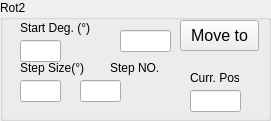
   <widget class="QGroupBox" name="rot2Box">
    <property name="geometry">
     <rect>
      <x>290</x>
      <y>570</y>
      <width>271</width>
      <height>121</height>
     </rect>
    </property>
    <property name="title">
     <string>Rot2</string>
    </property>
    <widget class="QLineEdit" name="start2Edit_3">
     <property name="geometry">
      <rect>
       <x>20</x>
       <y>40</y>
       <width>41</width>
       <height>22</height>
      </rect>
     </property>
    </widget>
    <widget class="QPushButton" name="rot2Button_2">
     <property name="geometry">
      <rect>
       <x>180</x>
       <y>20</y>
       <width>79</width>
       <height>31</height>
      </rect>
     </property>
     <property name="font">
      <font>
       <pointsize>12</pointsize>
      </font>
     </property>
     <property name="text">
      <string>Move to</string>
     </property>
    </widget>
    <widget class="QLineEdit" name="stage2step1Edit_3">
     <property name="geometry">
      <rect>
       <x>20</x>
       <y>80</y>
       <width>41</width>
       <height>22</height>
      </rect>
     </property>
    </widget>
    <widget class="QLineEdit" name="stage2step1NOEdit_3">
     <property name="geometry">
      <rect>
       <x>80</x>
       <y>80</y>
       <width>41</width>
       <height>22</height>
      </rect>
     </property>
    </widget>
    <widget class="QLineEdit" name="rot2Pos">
     <property name="geometry">
      <rect>
       <x>120</x>
       <y>30</y>
       <width>51</width>
       <height>22</height>
      </rect>
     </property>
    </widget>
    <widget class="QLineEdit" name="stage1CurrentPos_3">
     <property name="geometry">
      <rect>
       <x>190</x>
       <y>90</y>
       <width>51</width>
       <height>22</height>
      </rect>
     </property>
     <property name="mytype" stdset="0">
      <string>disp</string>
     </property>
    </widget>
    <widget class="QLabel" name="label_17">
     <property name="geometry">
      <rect>
       <x>190</x>
       <y>70</y>
       <width>49</width>
       <height>16</height>
      </rect>
     </property>
     <property name="text">
      <string>Curr. Pos.</string>
     </property>
     <property name="mytype" stdset="0">
      <string>label</string>
     </property>
    </widget>
    <widget class="QLabel" name="label_34">
     <property name="geometry">
      <rect>
       <x>110</x>
       <y>60</y>
       <width>51</width>
       <height>16</height>
      </rect>
     </property>
     <property name="text">
      <string>Step NO.</string>
     </property>
     <property name="mytype" stdset="0">
      <string>label</string>
     </property>
    </widget>
    <widget class="QLabel" name="label_35">
     <property name="geometry">
      <rect>
       <x>20</x>
       <y>60</y>
       <width>81</width>
       <height>16</height>
      </rect>
     </property>
     <property name="text">
      <string>Step Size(°)</string>
     </property>
     <property name="mytype" stdset="0">
      <string>label</string>
     </property>
    </widget>
    <widget class="QLabel" name="label_36">
     <property name="geometry">
      <rect>
       <x>20</x>
       <y>20</y>
       <width>91</width>
       <height>16</height>
      </rect>
     </property>
     <property name="text">
      <string>Start Deg. (°)</string>
     </property>
     <property name="mytype" stdset="0">
      <string>label</string>
     </property>
    </widget>
   </widget>
